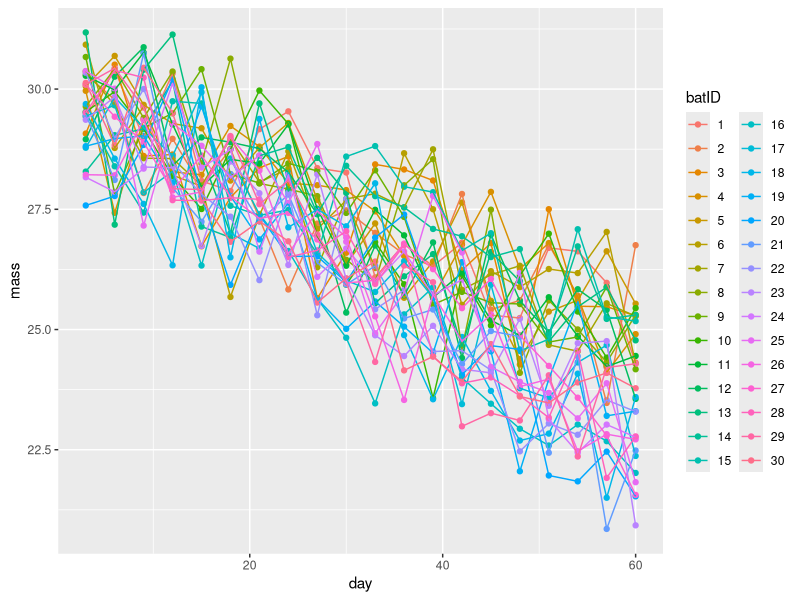

This chart was generated by the following R code:
library(glmmTMB)
library(dplyr)
library(tidyverse)

#This is the example from lecture
set.seed(101)

nGroup <- 15
nBats <- nGroup*2

batID <- as.factor(1:nBats) ## JD: Make this look less like a number with paste()
day <- seq(3, 60, by=3)
treatment <- as.factor(rep(c("control", "exercise"), each=nGroup))

tdat <- data.frame(batID, treatment)
dat1 <- expand.grid(batID=batID, day=day)
bat_data <- full_join(dat1, tdat, by="batID")

#print(dat)

#flight ability----
##flightTime ~ treatment + day + (day | batID)

## JD: Think about using treatment*day instead; what are the units of that β??
  #RS: ¯\_(ツ)_/¯
correlation <- (-0.75) / (sqrt(1 + (-0.75^2)))
#correlation

mass_data <- simulate_new( ~ 1  + day + treatment:day, 
                   nsim = 1,
                   family = "gaussian",
                   newdata = bat_data,
                   newparams = list(
                     beta = c(30, (-5/60), -0.04),  #when I change this from 0, the treatment group increases in mass? when it's set at 0, it also looks crazy 
                     theta = c(log(c(5, (0.5/60))), correlation), 
                     betad = log(1) #making this smaller makes variation smaller
                   )
)

bat_data$mass <- mass_data[[1]]

fit <- glmmTMB(mass ~ 1  + day + treatment:day
               , data=bat_data
               , family = "gaussian"
)

summary(fit)
confint(fit)


ggplot(bat_data, aes(x = day, y = mass, colour = batID))  +
      geom_point() +
      geom_line()
#LOL WHAT IS THAT 
